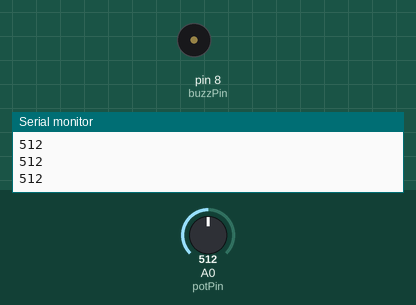
The sketch below on a simulated Arduino Uno, built with avr-gcc and run on an emulated ATmega328P. On the bench: buzzer (waves = sounding, pin HIGH), the last lines printed to the serial monitor. Inputs (shaded band) come from the test bench; at power-on: A0 (potPin) = 512.

Above: at 1.2 s.
1.3 s: A0 (potPin) set to 783
2.8 s: A0 (potPin) set to 814
At 4.0 s:
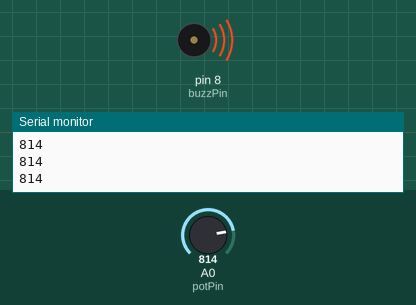
4.5 s: A0 (potPin) set to 790
At 5.5 s:
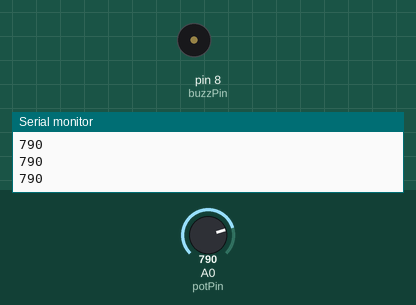
6.3 s: A0 (potPin) set to 810
At 7.0 s:
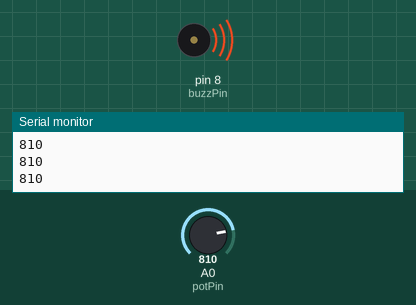
Timing chart, 0 to 9.1 s (numbered marks = the images above; inputs shaded):
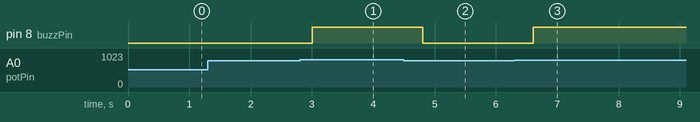

Measured:
- the behaviour switches between 800 and 801 on A0 (potPin) (found by bisection; images 0 and 1)
- after the input at 2.8 s, pin 8 (buzzPin): LOW → HIGH after 0.20 s
- after the input at 4.5 s, pin 8 (buzzPin): HIGH → LOW after 0.31 s
- after the input at 6.3 s, pin 8 (buzzPin): LOW → HIGH after 0.31 s

The sketch:

buzzer2.ino
```cpp
int potPin = A0;
int buzzPin = 8;
int potVal;
int s_delay = 200;

void setup() {
pinMode(potPin, INPUT);
pinMode(buzzPin, OUTPUT);

Serial.begin(9600);

}

void loop() {
  potVal = analogRead(potPin);

  Serial.println(potVal);
  delay(s_delay);

  if(potVal > 800){
    digitalWrite(buzzPin, HIGH);
  }
  if(potVal < 800){
    digitalWrite(buzzPin, LOW);
  }
}
```
